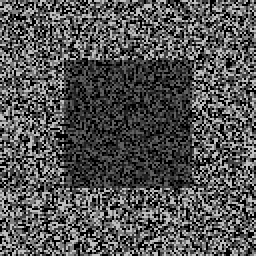
#> input picture Stereo Matching and DLT/pair0-L.png, 128 x 128 px (shown 2 times larger)
$ python ex4_main.py
#> lines starting #> are read from the running program, lines starting #| are printed output that depends on the picture
#> in main, L is the input picture: shape (128, 128); min 0, max 191, mean 83.5
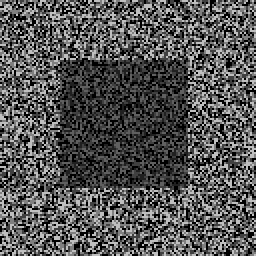
#> input picture Stereo Matching and DLT/pair0-R.png, 128 x 128 px (shown 2 times larger)
#> in main, R is the input picture: shape (128, 128); min 0, max 191, mean 83.5
### Stereo Matching and DLT/ex4_utils.py
import sys

import numpy as np
import matplotlib.pyplot as plt
import cv2


def disparitySSD(img_l: np.ndarray, img_r: np.ndarray, disp_range: (int, int), k_size: int) -> np.ndarray:
    """
    img_l: Left image
    img_r: Right image
    range: Minimun and Maximum disparity range. Ex. (10,80)
    k_size: Kernel size for computing the SSD, kernel.shape = (k_size*2+1,k_size*2+1)
    return: Disparity map, disp_map.shape = Left.shape
    """
#> called with disp_range = (0, 5), k_size = 5
    min_ran=disp_range[0]
    max_ran=disp_range[1]
    img_left_sizeX=img_l.shape[0]
#> img_left_sizeX = 128
    img_left_sizeY=img_l.shape[1]
#> img_left_sizeY = 128
    disparity_map = np.zeros_like(img_l)
    for row in range(k_size, img_left_sizeX-k_size):
        for col in range(k_size, img_left_sizeY-k_size):
            window = img_l[row-k_size: row+k_size+1, col-k_size: col+k_size+1]
            ssd_min = 999999
            for i in range(max(col - max_ran, k_size), min(col + max_ran, img_l.shape[1] - k_size)):
                temp=abs(col-i)
                if (temp >= min_ran):
                    win_compere = img_r[row-k_size: row+k_size+1, i-k_size: i+k_size+1]
                    ssd = ((window - win_compere)*(window - win_compere)).sum()
                    if ssd < ssd_min:
                        ssd_min = ssd
                        disparity_map[row, col] = temp
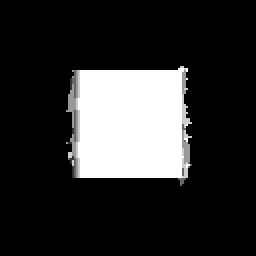
#> disparity_map: shape (128, 128) (shown 2 times larger); min 0, max 5, mean 0.923; drawn with min black and max white
    disparity_map =disparity_map* (255//max_ran)
    return disparity_map


# [47 lines left out: function disparityNC, not called in this run]

def computeHomography(src_pnt: np.ndarray, dst_pnt: np.ndarray) -> (np.ndarray, float):
    """
        Finds the homography matrix, M, that transforms points from src_pnt to dst_pnt.
        returns the homography and the error between the transformed points to their
        destination (matched) points. Error = np.sqrt(sum((M.dot(src_pnt)-dst_pnt)**2))
        src_pnt: 4+ keypoints locations (x,y) on the original image. Shape:[4+,2]
        dst_pnt: 4+ keypoints locations (x,y) on the destenation image. Shape:[4+,2]
        return: (Homography matrix shape:[3,3],
                Homography error)
    """
    matrixIndex = 0
    A = np.zeros((8, 9))
    for i in range(0, len(src_pnt)):
        x = src_pnt[i][0]
        y = src_pnt[i][1]
        x_tag = dst_pnt[i][0]
        y_tag = dst_pnt[i][1]
        A[matrixIndex] = [x, y, 1, 0, 0, 0, -x_tag*x, -x_tag*y, -x_tag]
        A[matrixIndex + 1] = [0, 0, 0, x, y, 1, -y_tag*x, -y_tag*y, -y_tag]
        matrixIndex = matrixIndex + 2
    A = np.asarray(A)
    U, D, V_tag = np.linalg.svd(A)
    h = V_tag[-1,:] / V_tag[-1,-1]
    H = h.reshape(3, 3)
    g = cv2.findHomography(src_pnt, dst_pnt) #check in cv2


    new_column = [[1],[1],[1],[1]]
    h_src = np.append(src_pnt, new_column, axis=1) #h_src = Homogeneous(src)
    pred = H.dot(h_src.T).T

    pred1=np.zeros((4, 2))#pred = unHomogeneous(pred) ##???
    for i in range (4):
        for j in range (2):
            pred1[i][j]=pred[i][j]/ pred[i][2]
    error=np.sqrt(np.square(pred1-dst_pnt).mean())

    return H ,error


# [51 lines left out: function warpImag, not called in this run]

### Stereo Matching and DLT/ex4_main.py
# ps2
import os
import numpy as np
from ex4_utils import *
import cv2

print("ID 319092201")

def displayDepthImage(l_img, r_img, disparity_range=(0, 5), method=disparitySSD):
    p_size = 5
    d_ssd = method(l_img, r_img, disparity_range, p_size)
    plt.matshow(d_ssd)
    if(method==disparitySSD):
        plt.title("disparitySSD")
    else:
        plt.title("disparityNC")
    plt.colorbar()
    plt.show()
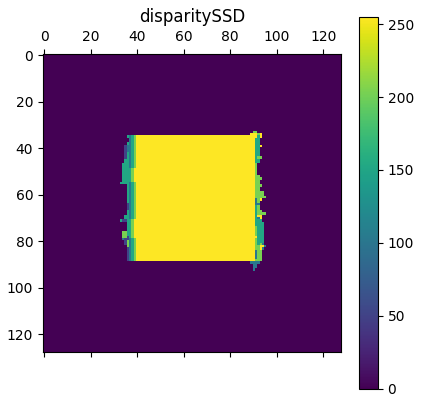
#> figure drawn by matplotlib, 2 panels


def main():
    ## part 1
    # Display depth SSD
    L = cv2.imread('pair0-L.png',cv2.COLOR_BGR2RGB)
    R = cv2.imread('pair0-R.png',cv2.COLOR_BGR2RGB)
    print("disparitySSD")
    displayDepthImage(L, R, (0, 5), method=disparitySSD)
    # # Display depth NC
    # print("disparityNC")
    # displayDepthImage(L, R, (0, 5), method=disparityNC)
    #
    #
    # #patr 2
    src = np.array([[279, 552],
                    [372, 559],
                    [362, 472],
                    [277, 469]])
    dst = np.array([[24, 566],
                    [114, 552],
                    [106, 474],
                    [19, 481]])
    h, error = computeHomography(src, dst)
    # [7 lines of commented-out code are left out]


if __name__ == '__main__':
    main()
